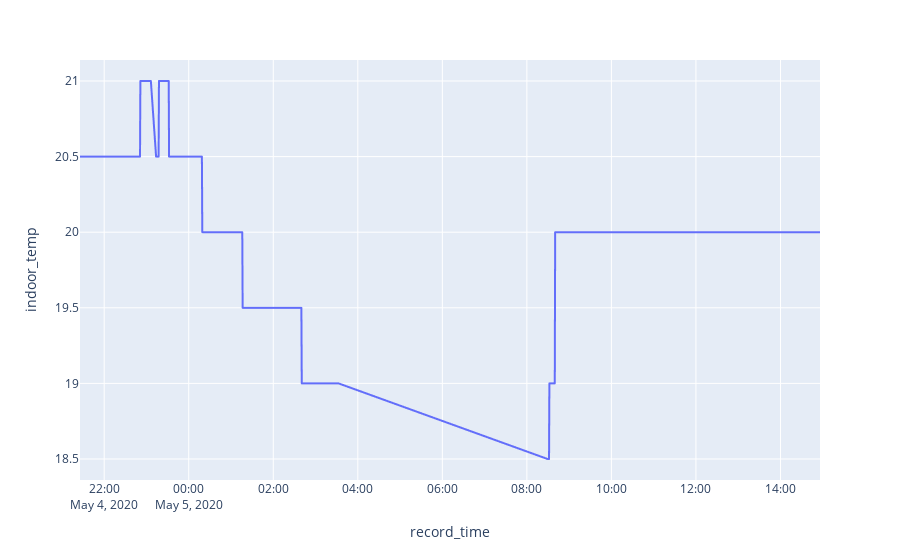

Notebook cell for this chart:
### Code cell
import plotly.express as px

fig = px.line(df, x='record_time', y='indoor_temp')
fig.show()

### Figure 1 — Plotly figure (JSON) as saved in the notebook; plotly's stock layout.template omitted (floating-point values rounded to 4 significant figures; data arrays with more than 128 entries replaced by an {"elided": "..."} marker saying what was removed)
{"data": [{"hovertemplate": "record_time=%{x}<br>indoor_temp=%{y}<extra></extra>", "legendgroup": "", "line": {"color": "#636efa", "dash": "solid"}, "mode": "lines", "name": "", "showlegend": false, "type": "scattergl", "x": {"elided": "1324 str values"}, "xaxis": "x", "y": {"elided": "1324 float values"}, "yaxis": "y"}], "layout": {"legend": {"tracegroupgap": 0}, "margin": {"t": 60}, "xaxis": {"anchor": "y", "domain": [0, 1], "title": {"text": "record_time"}}, "yaxis": {"anchor": "x", "domain": [0, 1], "title": {"text": "indoor_temp"}}}}
